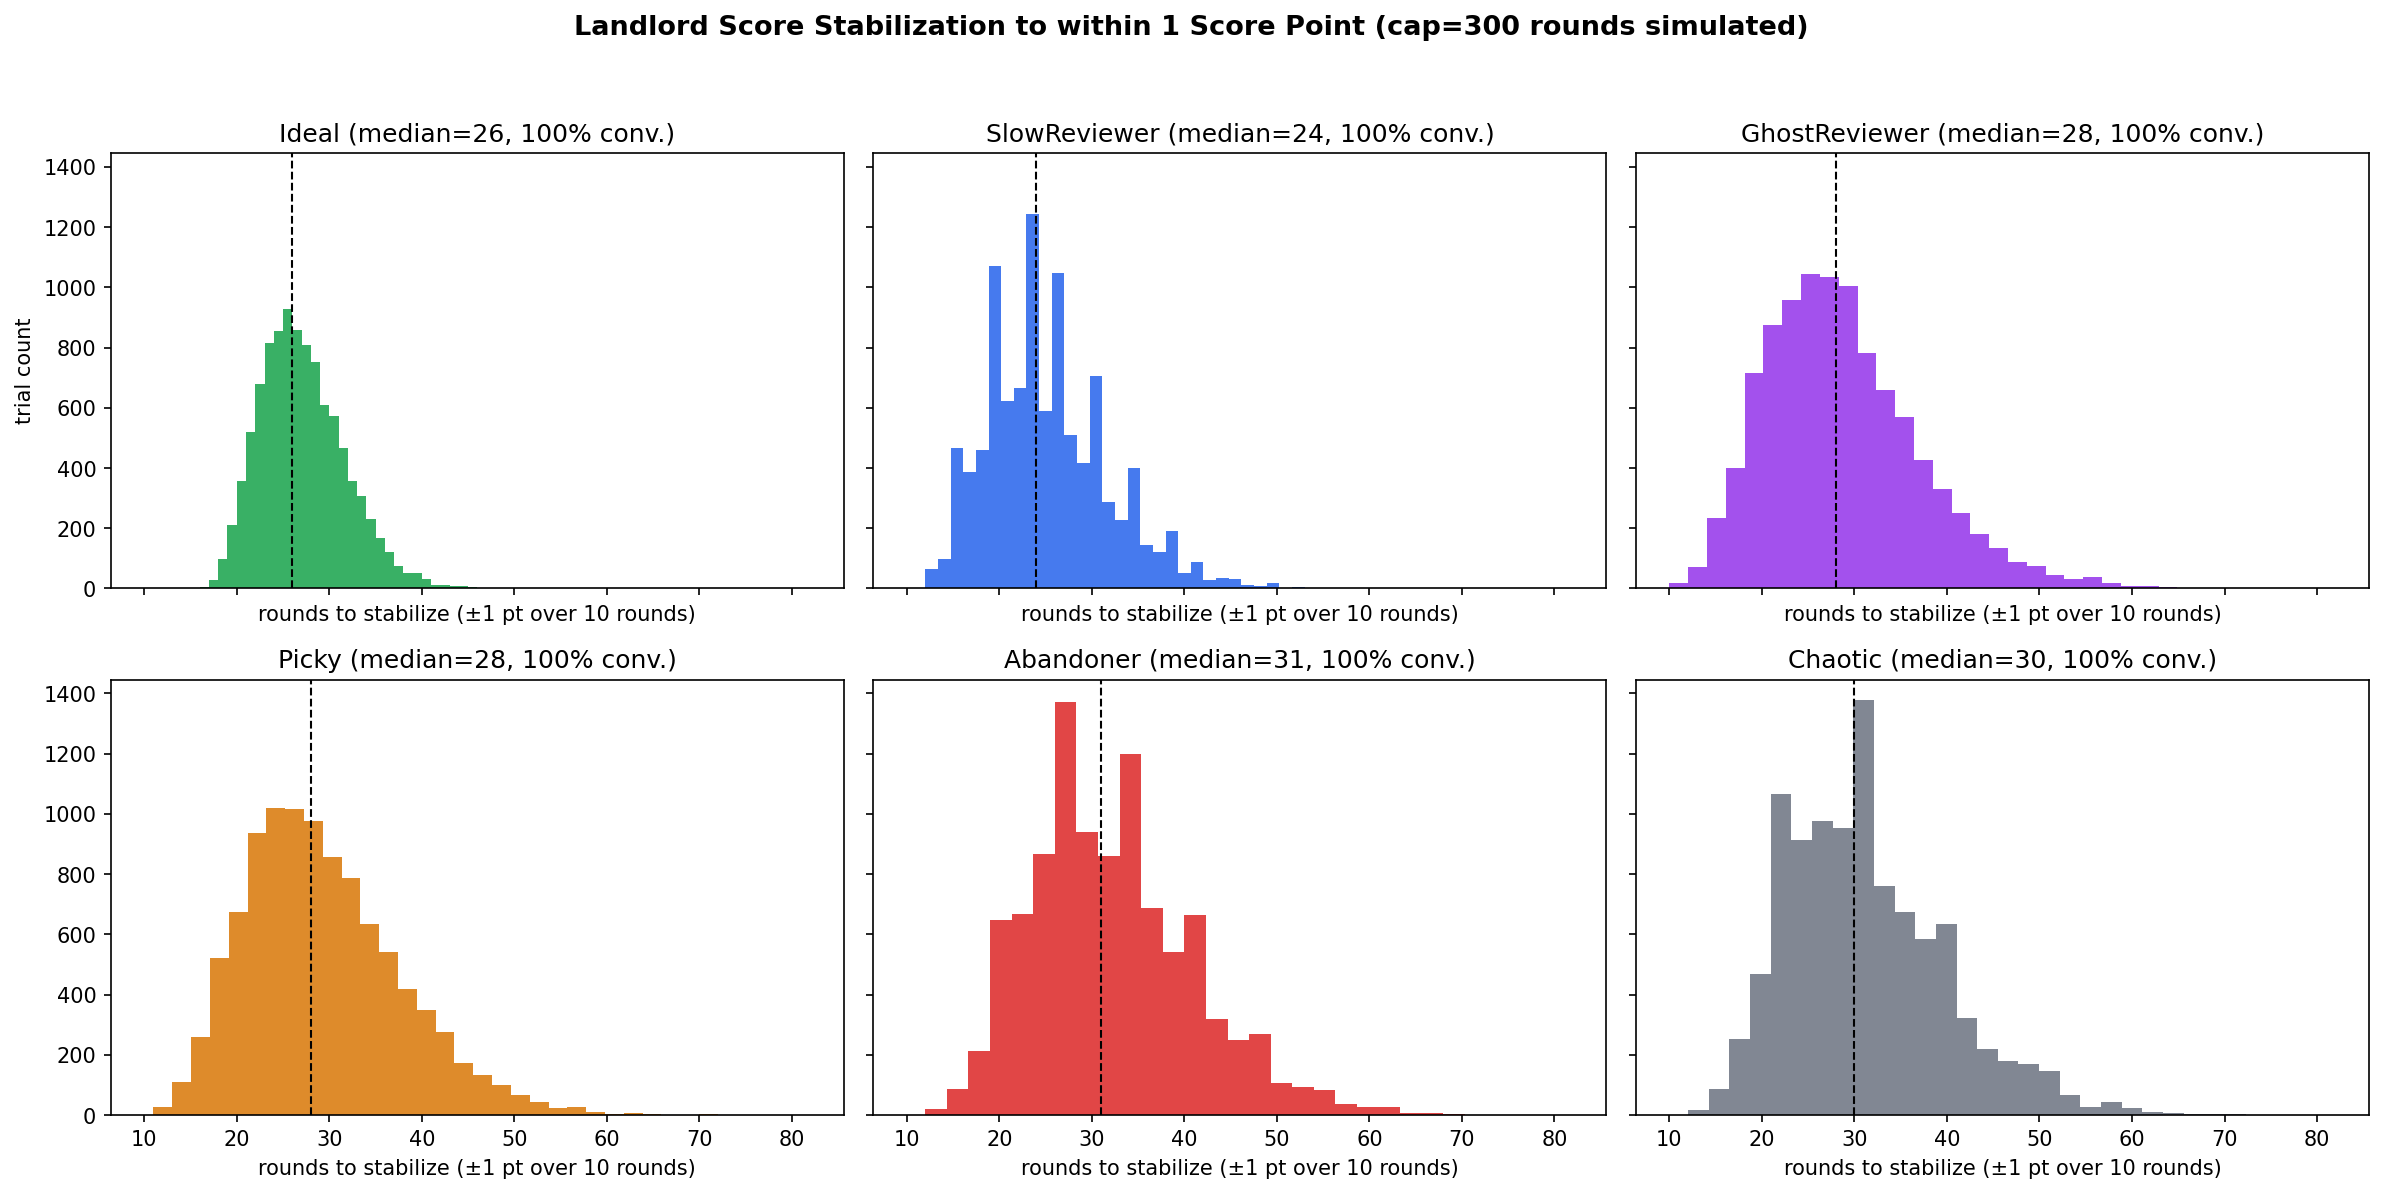

The script that saved this image:
"""
Score-stabilization analysis for the landlord reputation score (Option B).

Simulates the literal running-average update from REPUTATION_ALGORITHM.md
Phase B, interaction by interaction, for each of the 6 landlord archetypes
defined in weightsRank.py:

    step  = 1 / (count + 2)
    score = score + step * (observedValue - score)

and asks: how many interactions does it take for the OVERALL score to stop
moving? Unlike weightsRank.py (which answers "where do archetypes cross
ranks as weights change" via a static cross-sectional sweep), this script
runs each archetype forward in time and watches its own score trajectory.

Crucially, "stabilized" is defined using only the score's own recent
volatility -- NOT distance from the archetype's true mean -- because on the
real system you never know a landlord's true mean in advance. Concretely:

    stabilized at round n  <=>  the trailing window of the last
    --window rounds has max-min range below --epsilon, AND this holds for
    every later round too (no late-run wobble counts as false convergence).

Usage:
    python3.9 -m evaluation.landlords.stabilization
    python3.9 -m evaluation.landlords.stabilization --trials 5000 --rounds 400
"""

from __future__ import annotations

import argparse

import numpy as np
import matplotlib.pyplot as plt

from evaluation.landlords.weightsRank import ARCHETYPES, COLORS

# Matches landlordWeights in EvalSeedAgentSetup.daml.
LANDLORD_WEIGHTS = {"rel": 0.5, "resp": 0.3, "acc": 0.2}
START_VALUE = 50.0  # 0-100 display scale, matches RoleConfiguration.startValue

CONCENTRATION = 12.0  # higher = tighter noise around each archetype's mean


def _beta_around(mean: float, kappa: float, n: int, rng: np.random.Generator) -> np.ndarray:
    mean = min(max(mean, 1e-3), 1 - 1e-3)
    return rng.beta(mean * kappa, (1 - mean) * kappa, n)


def simulate_archetype(
    archetype: dict[str, float], trials: int, rounds: int, cap_hours: float, rng: np.random.Generator,
) -> np.ndarray:
    """Returns overall score trajectories, shape (trials, rounds)."""
    score_rel = np.full(trials, START_VALUE)
    score_resp = np.full(trials, START_VALUE)
    score_acc = np.full(trials, START_VALUE)
    count = 0

    overall = np.empty((trials, rounds))
    for i in range(rounds):
        eval_ratio = _beta_around(archetype["eval_ratio"], CONCENTRATION, trials, rng)
        mean_eval_hours = _beta_around(archetype["mean_eval_hours_frac"], CONCENTRATION, trials, rng) * cap_hours
        first_round_ratio = _beta_around(archetype["first_round_ratio"], CONCENTRATION, trials, rng)
        fb_fairness = _beta_around(archetype["fb_fairness"], CONCENTRATION, trials, rng)
        fb_availability = _beta_around(archetype["fb_availability"], CONCENTRATION, trials, rng)
        fb_clarity = _beta_around(archetype["fb_clarity"], CONCENTRATION, trials, rng)

        rel_obs = (eval_ratio + fb_fairness) / 2 * 100
        resp_obs = (np.clip(1 - mean_eval_hours / cap_hours, 0.0, None) + fb_availability) / 2 * 100
        acc_obs = (first_round_ratio + fb_clarity) / 2 * 100

        step = 1.0 / (count + 2)
        score_rel = score_rel + step * (rel_obs - score_rel)
        score_resp = score_resp + step * (resp_obs - score_resp)
        score_acc = score_acc + step * (acc_obs - score_acc)
        count += 1

        overall[:, i] = (
            LANDLORD_WEIGHTS["rel"] * score_rel
            + LANDLORD_WEIGHTS["resp"] * score_resp
            + LANDLORD_WEIGHTS["acc"] * score_acc
        )
    return overall


def stabilization_round(trajectory: np.ndarray, window: int, epsilon: float) -> float:
    """First round n such that the trailing `window`-round range stays below
    `epsilon` for every round from n onward. Returns np.nan if it never does."""
    rounds = trajectory.shape[0]
    if rounds < window:
        return np.nan
    rolling_max = np.array([trajectory[max(0, i - window + 1): i + 1].max() for i in range(rounds)])
    rolling_min = np.array([trajectory[max(0, i - window + 1): i + 1].min() for i in range(rounds)])
    stable_mask = (rolling_max - rolling_min) < epsilon
    stable_mask[:window - 1] = False  # not enough history yet
    # Find the earliest index after which stable_mask is True for the rest of the run.
    for i in range(rounds):
        if stable_mask[i:].all():
            return float(i + 1)  # 1-indexed round number
    return np.nan


def summarize(name: str, trajectories: np.ndarray, window: int, epsilon: float) -> dict:
    trials = trajectories.shape[0]
    rounds_to_stabilize = np.array([
        stabilization_round(trajectories[t], window, epsilon) for t in range(trials)
    ])
    converged = ~np.isnan(rounds_to_stabilize)
    pct_converged = converged.mean() * 100
    valid = rounds_to_stabilize[converged]
    return {
        "name": name,
        "mean": valid.mean() if valid.size else float("nan"),
        "median": np.median(valid) if valid.size else float("nan"),
        "p90": np.percentile(valid, 90) if valid.size else float("nan"),
        "pct_converged": pct_converged,
        "raw": rounds_to_stabilize,
    }


def print_summary(results: list[dict]) -> None:
    W = 78
    print(f"\n{'═' * W}")
    print("  Rounds to stabilize (trailing-window volatility, no ground truth used)")
    print(f"{'═' * W}")
    print(f"  {'Archetype':<16}{'mean':>8}{'median':>8}{'p90':>8}{'% converged':>14}")
    for r in results:
        print(f"  {r['name']:<16}{r['mean']:>8.1f}{r['median']:>8.1f}{r['p90']:>8.1f}{r['pct_converged']:>13.1f}%")
    print()


def plot_histograms(results: list[dict], rounds: int, window: int, epsilon: float, out_path: str) -> None:
    fig, axes = plt.subplots(2, 3, figsize=(16, 8), sharex=True, sharey=True)
    for ax, r in zip(axes.flat, results):
        valid = r["raw"][~np.isnan(r["raw"])]
        ax.hist(valid, bins=30, color=COLORS[r["name"]], alpha=0.85)
        ax.axvline(r["median"], color="black", linestyle="--", linewidth=1)
        ax.set_title(f"{r['name']} (median={r['median']:.0f}, {r['pct_converged']:.0f}% conv.)")
        ax.set_xlabel(f"rounds to stabilize (±{epsilon:.0f} pt over {window} rounds)")
    axes[0, 0].set_ylabel("trial count")
    fig.suptitle(
        f"Landlord Score Stabilization to within {epsilon:.0f} Score Point"
        f"{'s' if epsilon != 1 else ''} (cap={rounds} rounds simulated)",
        fontsize=13, fontweight="bold", y=0.99,
    )
    fig.tight_layout(rect=[0, 0, 1, 0.96])
    fig.savefig(out_path, dpi=150, bbox_inches="tight")
    print(f"  Saved histograms to {out_path}")


def main() -> None:
    parser = argparse.ArgumentParser(description="Score-stabilization analysis for landlords")
    parser.add_argument("--trials", type=int, default=10000, help="Monte Carlo trials per archetype")
    parser.add_argument("--rounds", type=int, default=300, help="Interactions simulated per trial")
    parser.add_argument("--window", type=int, default=10, help="Trailing window size in rounds")
    parser.add_argument("--epsilon", type=float, default=1.0, help="Stability threshold in score points")
    parser.add_argument("--cap-hours", type=float, default=24.0, help="responsivenessCapHours")
    parser.add_argument("--seed", type=int, default=42, help="RNG seed")
    parser.add_argument("--out", type=str, default="evaluation/landlords/stabilization.png")
    args = parser.parse_args()

    rng = np.random.default_rng(args.seed)

    results = []
    for name, archetype in ARCHETYPES.items():
        trajectories = simulate_archetype(archetype, args.trials, args.rounds, args.cap_hours, rng)
        results.append(summarize(name, trajectories, args.window, args.epsilon))

    print_summary(results)
    plot_histograms(results, args.rounds, args.window, args.epsilon, args.out)


if __name__ == "__main__":
    main()
